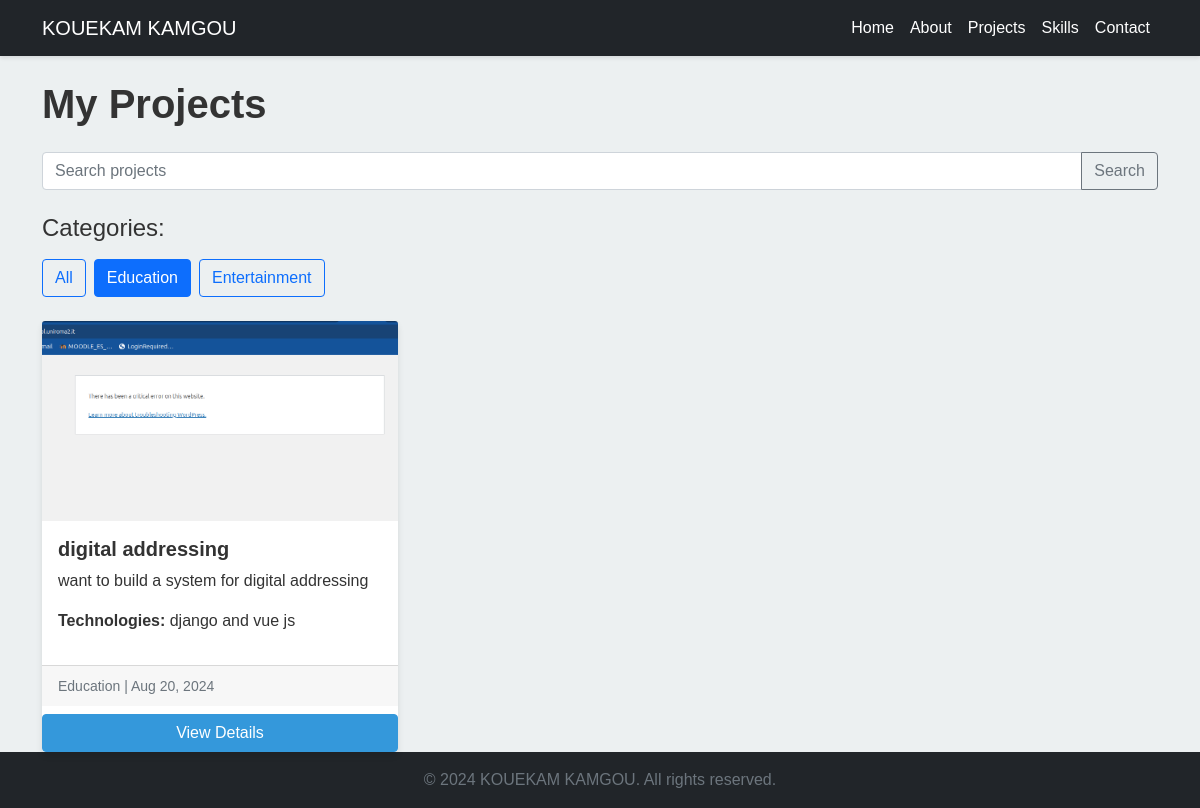
The page /projects/category/Education/ on the database its author committed.
### projects/models.py (models this page shows, shortened)
class Category(models.Model):
    name = models.CharField(max_length=100)
    description = models.TextField(blank=True)
    class Meta:
        verbose_name_plural = "Categories"

class Project(models.Model):
    title = models.CharField(max_length=200)
    description = models.TextField()
    category = models.ForeignKey(Category, on_delete=models.SET_NULL, null=True, related_name='projects')
    technologies = models.CharField(max_length=200)
    image = models.ImageField(upload_to='project_images/', blank=True)
    github_url = models.URLField(blank=True)
    live_url = models.URLField(blank=True)
    date_completed = models.DateField()
    featured = models.BooleanField(default=False)
    def get_absolute_url(self):
        return reverse('project_detail', args=[str(self.id)])
    class Meta:
        ordering = ['-date_completed']

### projects/views.py (the view)
# urls.py: path('category/<str:category>/', ProjectsByCategoryView.as_view(), name='projects_by_category'),
class ProjectsByCategoryView(ListView):
    model = Project
    template_name = 'projects/project_list.html'
    context_object_name = 'projects'
    def get_queryset(self):
        return Project.objects.filter(category__name=self.kwargs['category'])
    def get_context_data(self, **kwargs):
        context = super().get_context_data(**kwargs)
        context['categories'] = Category.objects.all()
        context['current_category'] = self.kwargs['category']
        return context

### templates/projects/project_list.html (shortened to what this page needs)
{% extends 'base.html' %}
{% block content %}
<h1 class="mb-4">My Projects</h1>
<form class="mb-4" method="get">
    <div class="input-group">
        <input type="text" class="form-control" placeholder="Search projects" name="search" value="{{ search_query }}">
        <button class="btn btn-outline-secondary" type="submit">Search</button>
    </div>
</form>
<div class="mb-4">
    <h2 class="h4 mb-3">Categories:</h2>
    <div class="d-flex flex-wrap gap-2">
        <a href="{% url 'project_list' %}" class="btn btn-outline-primary {% if not current_category %}active{% endif %}">All</a>
        {% for category in categories %}
            <a href="{% url 'projects_by_category' category.name %}" class="btn btn-outline-primary {% if current_category == category.name %}active{% endif %}">{{ category.name }}</a>
        {% endfor %}
    </div>
</div>
<div class="row row-cols-1 row-cols-md-2 row-cols-lg-3 g-4">
    {% for project in projects %}
        <div class="col">
            <div class="card h-100">
                {% if project.image %}
                    <img src="{{ project.image.url }}" class="card-img-top" alt="{{ project.title }}">
                {% endif %}
                <div class="card-body">
                    <h5 class="card-title">{{ project.title }}</h5>
                    <p class="card-text">{{ project.description|truncatewords:30 }}</p>
                    <p><strong>Technologies:</strong> {{ project.technologies }}</p>
                </div>
                <div class="card-footer">
                    <small class="text-muted">{{ project.category.name }} | {{ project.date_completed|date:"M d, Y" }}</small>
                </div>
                <a href="{{ project.get_absolute_url }}" class="btn btn-primary mt-2">View Details</a>
            </div>
        </div>
    {% empty %}
        <p class="col-12 text-center">No projects found.</p>
    {% endfor %}
</div>
{% endblock %}

### static/css/style.css (style rules this page uses)
html, body { height: 100%; }
body { display: flex; flex-direction: column; }
.card { transition: transform 0.3s ease-in-out; }
.card-img-top { height: 200px; object-fit: cover; }
:root { --primary-color: #3498db; --secondary-color: #2c3e50; --accent-color: #e74c3c; --background-color: #ecf0f1; --text-color: #333; }
body { font-family: 'Arial', sans-serif; color: var(--text-color); background-color: var(--background-color); }
h1, h2, h3, h4, h5, h6 { font-weight: bold; }
.card { transition: transform 0.3s ease-in-out, box-shadow 0.3s ease-in-out; border: none; box-shadow: 0 4px 6px rgba(0,0,0,.1); }
.btn-primary { background-color: var(--primary-color); border-color: var(--primary-color); }

### rows shown on the page
Category: name "Education"
Category: name "Entertainment"
Project: image (picture), title "digital addressing", description "want to build a system for digital addressing", technologies "django and vue js", category.name "Education", date_completed "Aug 20, 2024"
